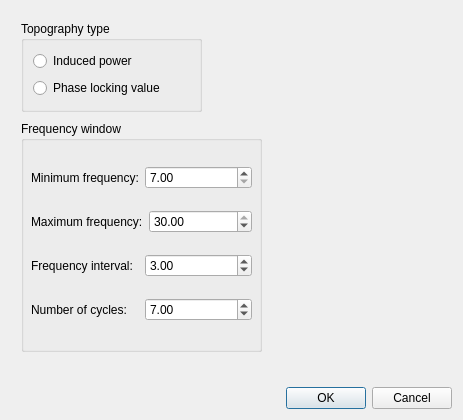
<?xml version="1.0" encoding="UTF-8"?>
<ui version="4.0">
 <class>DialogTFRtopology</class>
 <widget class="QDialog" name="DialogTFRtopology">
  <property name="geometry">
   <rect>
    <x>0</x>
    <y>0</y>
    <width>463</width>
    <height>420</height>
   </rect>
  </property>
  <property name="windowTitle">
   <string>Show TFR topologies </string>
  </property>
  <layout class="QGridLayout" name="gridLayout_2">
   <item row="0" column="0">
    <widget class="QScrollArea" name="scrollArea">
     <property name="frameShape">
      <enum>QFrame::NoFrame</enum>
     </property>
     <property name="widgetResizable">
      <bool>true</bool>
     </property>
     <widget class="QWidget" name="scrollAreaWidgetContents">
      <property name="geometry">
       <rect>
        <x>0</x>
        <y>0</y>
        <width>445</width>
        <height>361</height>
       </rect>
      </property>
      <property name="minimumSize">
       <size>
        <width>197</width>
        <height>134</height>
       </size>
      </property>
      <widget class="QGroupBox" name="groupBoxFrequencies">
       <property name="geometry">
        <rect>
         <x>10</x>
         <y>110</y>
         <width>241</width>
         <height>231</height>
        </rect>
       </property>
       <property name="title">
        <string>Frequency window</string>
       </property>
       <widget class="QWidget" name="layoutWidget">
        <property name="geometry">
         <rect>
          <x>10</x>
          <y>30</y>
          <width>221</width>
          <height>189</height>
         </rect>
        </property>
        <layout class="QVBoxLayout" name="verticalLayout_6">
         <item>
          <layout class="QHBoxLayout" name="horizontalLayout_13">
           <item>
            <widget class="QLabel" name="labelMinFreq">
             <property name="text">
              <string>Minimum frequency:</string>
             </property>
            </widget>
           </item>
           <item>
            <widget class="QDoubleSpinBox" name="doubleSpinBoxMinFreq">
             <property name="minimum">
              <double>7.000000000000000</double>
             </property>
             <property name="maximum">
              <double>30.000000000000000</double>
             </property>
            </widget>
           </item>
          </layout>
         </item>
         <item>
          <layout class="QHBoxLayout" name="horizontalLayout_12">
           <item>
            <widget class="QLabel" name="labelMaxFreq">
             <property name="text">
              <string>Maximum frequency:</string>
             </property>
            </widget>
           </item>
           <item>
            <widget class="QDoubleSpinBox" name="doubleSpinBoxMaxFreq">
             <property name="minimum">
              <double>7.000000000000000</double>
             </property>
             <property name="maximum">
              <double>30.000000000000000</double>
             </property>
             <property name="value">
              <double>30.000000000000000</double>
             </property>
            </widget>
           </item>
          </layout>
         </item>
         <item>
          <layout class="QHBoxLayout" name="horizontalLayout">
           <item>
            <widget class="QLabel" name="labelFrequencyInterval">
             <property name="text">
              <string>Frequency interval:</string>
             </property>
            </widget>
           </item>
           <item>
            <widget class="QDoubleSpinBox" name="doubleSpinBoxFreqInterval">
             <property name="minimum">
              <double>0.000000000000000</double>
             </property>
             <property name="maximum">
              <double>99.989999999999995</double>
             </property>
             <property name="value">
              <double>3.000000000000000</double>
             </property>
            </widget>
           </item>
          </layout>
         </item>
         <item>
          <layout class="QHBoxLayout" name="horizontalLayout_2">
           <item>
            <widget class="QLabel" name="labelNcycles">
             <property name="text">
              <string>Number of cycles:</string>
             </property>
            </widget>
           </item>
           <item>
            <widget class="QDoubleSpinBox" name="doubleSpinBoxNcycles">
             <property name="value">
              <double>7.000000000000000</double>
             </property>
            </widget>
           </item>
          </layout>
         </item>
        </layout>
       </widget>
      </widget>
      <widget class="QGroupBox" name="groupBoxTopogpraphyType">
       <property name="geometry">
        <rect>
         <x>10</x>
         <y>10</y>
         <width>181</width>
         <height>91</height>
        </rect>
       </property>
       <property name="title">
        <string>Topography type</string>
       </property>
       <layout class="QGridLayout" name="gridLayout">
        <item row="0" column="0">
         <widget class="QRadioButton" name="radioButtonInduced">
          <property name="text">
           <string>Induced power</string>
          </property>
         </widget>
        </item>
        <item row="1" column="0">
         <widget class="QRadioButton" name="radioButtonPhase">
          <property name="text">
           <string>Phase locking value</string>
          </property>
         </widget>
        </item>
       </layout>
      </widget>
     </widget>
    </widget>
   </item>
   <item row="1" column="0">
    <layout class="QVBoxLayout" name="verticalLayout">
     <item>
      <widget class="QDialogButtonBox" name="buttonBox">
       <property name="orientation">
        <enum>Qt::Horizontal</enum>
       </property>
       <property name="standardButtons">
        <set>QDialogButtonBox::Cancel|QDialogButtonBox::Ok</set>
       </property>
      </widget>
     </item>
    </layout>
   </item>
  </layout>
 </widget>
 <tabstops>
  <tabstop>scrollArea</tabstop>
  <tabstop>doubleSpinBoxMinFreq</tabstop>
  <tabstop>doubleSpinBoxMaxFreq</tabstop>
  <tabstop>doubleSpinBoxFreqInterval</tabstop>
  <tabstop>doubleSpinBoxNcycles</tabstop>
  <tabstop>buttonBox</tabstop>
 </tabstops>
 <resources/>
 <connections>
  <connection>
   <sender>buttonBox</sender>
   <signal>accepted()</signal>
   <receiver>DialogTFRtopology</receiver>
   <slot>accept()</slot>
   <hints>
    <hint type="sourcelabel">
     <x>258</x>
     <y>303</y>
    </hint>
    <hint type="destinationlabel">
     <x>157</x>
     <y>274</y>
    </hint>
   </hints>
  </connection>
  <connection>
   <sender>buttonBox</sender>
   <signal>rejected()</signal>
   <receiver>DialogTFRtopology</receiver>
   <slot>reject()</slot>
   <hints>
    <hint type="sourcelabel">
     <x>282</x>
     <y>303</y>
    </hint>
    <hint type="destinationlabel">
     <x>286</x>
     <y>274</y>
    </hint>
   </hints>
  </connection>
 </connections>
</ui>
